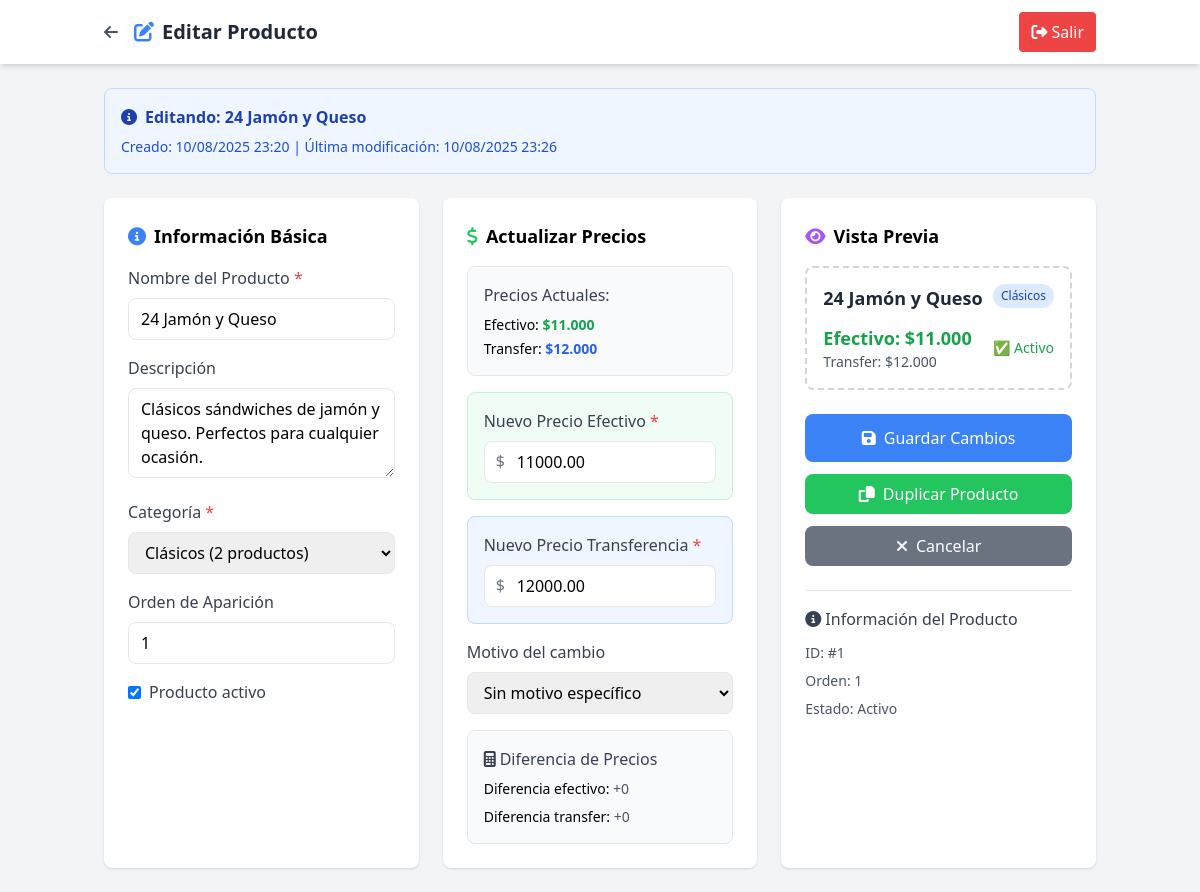
The app's page /admin/modules/productos/editar_producto.php?id=1 (signed in), older data.
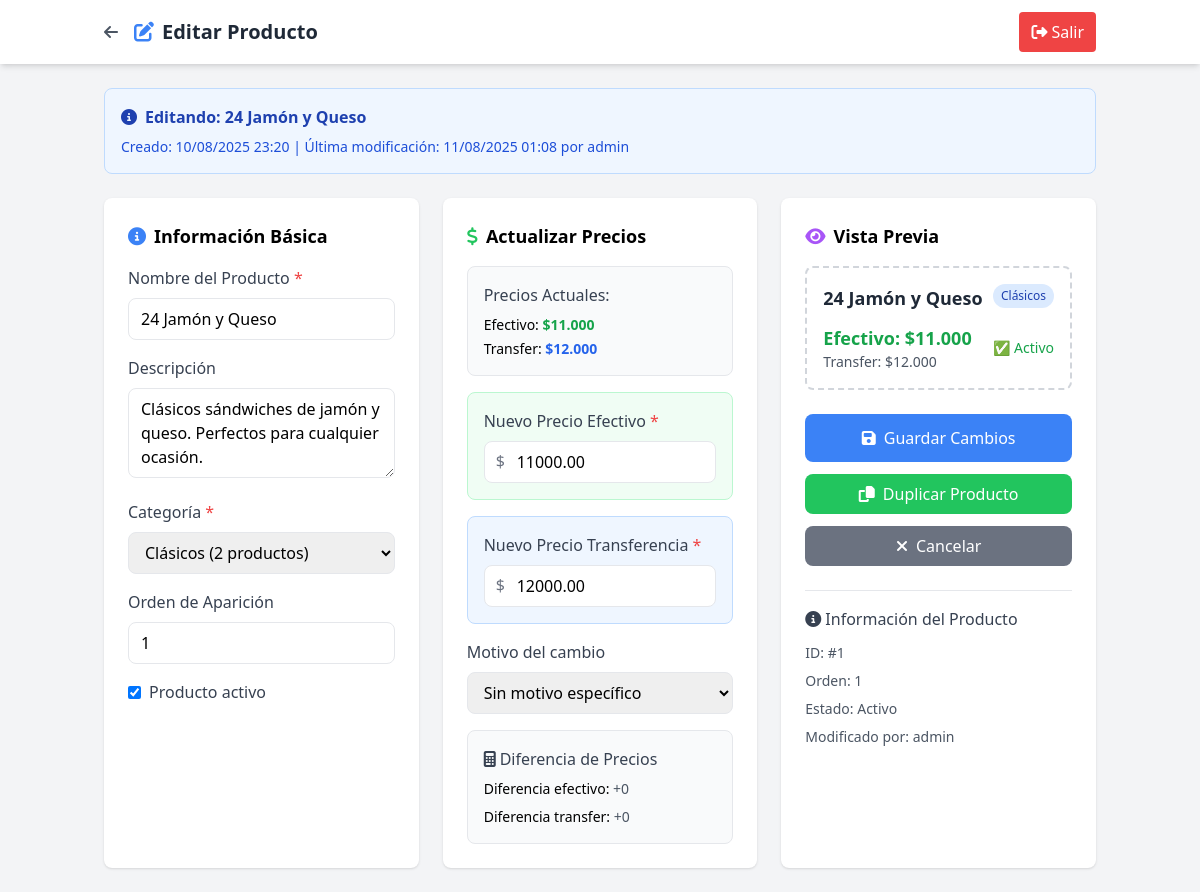
The same page, newer data.
### tables this page shows
CREATE TABLE `productos` (
  `id` int(11) NOT NULL,
  `nombre` varchar(100) NOT NULL,
  `precio_efectivo` decimal(10,2) NOT NULL,
  `precio_transferencia` decimal(10,2) NOT NULL,
  `activo` tinyint(1) DEFAULT 1,
  `categoria` varchar(50) DEFAULT 'Standard',
  `descripcion` text DEFAULT NULL,
  `imagen_url` varchar(255) DEFAULT NULL,
  `orden_mostrar` int(11) DEFAULT 0,
  `updated_by` varchar(100) DEFAULT NULL,
  `created_at` timestamp NULL DEFAULT current_timestamp(),
  `updated_at` timestamp NULL DEFAULT current_timestamp() ON UPDATE current_timestamp()
);

### admin/config.php (called while the page is built, shortened)
<?php
function formatPrice($price) {
    return '$' . number_format($price, 0, ',', '.');
}
?>

### admin/modules/productos/editar_producto.php (the view, shortened to what the changed rows need)
<?php
require_once '../../config.php';
$pdo = getConnection();
$producto_id = isset($_GET['id']) ? (int)$_GET['id'] : 0;
$stmt = $pdo->prepare("SELECT * FROM productos WHERE id = ?");
$stmt->execute([$producto_id]);
$producto = $stmt->fetch();
$categorias_existentes = $pdo->query("
    SELECT DISTINCT categoria, COUNT(*) as cantidad
    FROM productos
    WHERE categoria IS NOT NULL
    GROUP BY categoria
    ORDER BY categoria
")->fetchAll();
?>
<!DOCTYPE html>
<html lang="es">
<head>
    <script src="https://cdn.tailwindcss.com"></script>
    <link rel="stylesheet" href="https://cdnjs.cloudflare.com/ajax/libs/font-awesome/6.4.0/css/all.min.css">
</head>
<body class="bg-gray-100">
    <header class="bg-white shadow-md">
        <div class="container mx-auto px-4 py-3 flex justify-between items-center">
            <div class="flex items-center">
                <h1 class="text-xl font-bold text-gray-800">
                    <i class="fas fa-edit text-blue-500 mr-2"></i>Editar Producto
                </h1>
            </div>
        </div>
    </header>
    <main class="container mx-auto px-4 py-6">
        <div class="bg-blue-50 border border-blue-200 rounded-lg p-4 mb-6">
            <h3 class="font-semibold text-blue-800 mb-2">
                <i class="fas fa-info-circle mr-2"></i>Editando: <?= htmlspecialchars($producto['nombre']) ?>
            </h3>
            <p class="text-blue-700 text-sm">
                Creado: <?= date('d/m/Y H:i', strtotime($producto['created_at'])) ?>
                <?php if ($producto['updated_at'] != $producto['created_at']): ?>
                    | Última modificación: <?= date('d/m/Y H:i', strtotime($producto['updated_at'])) ?>
                    <?php if ($producto['updated_by']): ?>
                        por <?= htmlspecialchars($producto['updated_by']) ?>
                    <?php endif; ?>
                <?php endif; ?>
            </p>
        </div>
        <div class="grid grid-cols-1 lg:grid-cols-3 gap-6">
            <div class="bg-white rounded-lg shadow p-6">
                <form method="POST" id="productoForm">
                    <div class="space-y-4">
                        <div>
                            <label class="block text-gray-700 mb-2 font-medium">
                                Nombre del Producto <span class="text-red-500">*</span>
                            </label>
                            <input type="text" name="nombre" value="<?= htmlspecialchars($producto['nombre']) ?>"
                                   required maxlength="100"
                                   class="w-full px-3 py-2 border rounded-lg focus:ring-2 focus:ring-blue-500">
                        </div>
                        <div>
                            <label class="block text-gray-700 mb-2 font-medium">Descripción</label>
                            <textarea name="descripcion" rows="3" maxlength="500"
                                      class="w-full px-3 py-2 border rounded-lg focus:ring-2 focus:ring-blue-500"><?= htmlspecialchars($producto['descripcion'] ?: '') ?></textarea>
                        </div>
                        <div>
                            <div class="space-y-2">
                                <select name="categoria" id="categoria_select"
                                        class="w-full px-3 py-2 border rounded-lg focus:ring-2 focus:ring-blue-500">
                                    <?php foreach ($categorias_existentes as $cat): ?>
                                        <option value="<?= $cat['categoria'] ?>"
                                                <?= $producto['categoria'] === $cat['categoria'] ? 'selected' : '' ?>>
                                            <?= htmlspecialchars($cat['categoria']) ?> (<?= $cat['cantidad'] ?> productos)
                                        </option>
                                    <?php endforeach; ?>
                                </select>
                            </div>
                        </div>
                        <div>
                            <label class="block text-gray-700 mb-2 font-medium">Orden de Aparición</label>
                            <input type="number" name="orden_mostrar" value="<?= $producto['orden_mostrar'] ?>"
                                   min="0" step="10"
                                   class="w-full px-3 py-2 border rounded-lg focus:ring-2 focus:ring-blue-500">
                        </div>
                        <div>
                            <label class="flex items-center">
                                <input type="checkbox" name="activo" value="1"
                                       <?= $producto['activo'] ? 'checked' : '' ?>
                                       class="mr-2">
                                <span class="text-gray-700">Producto activo</span>
                            </label>
                        </div>
                    </div>
            </div>
            <div class="bg-white rounded-lg shadow p-6">
                <div class="space-y-4">
                    <div class="bg-gray-50 border border-gray-200 rounded-lg p-4">
                        <div class="space-y-1 text-sm">
                            <div>Efectivo: <span class="font-bold text-green-600"><?= formatPrice($producto['precio_efectivo']) ?></span></div>
                            <div>Transfer: <span class="font-bold text-blue-600"><?= formatPrice($producto['precio_transferencia']) ?></span></div>
                        </div>
                    </div>
                    <div class="bg-green-50 border border-green-200 rounded-lg p-4">
                        <div class="relative">
                            <span class="absolute left-3 top-2 text-gray-500">$</span>
                            <input type="number" name="precio_efectivo"
                                   value="<?= $producto['precio_efectivo'] ?>"
                                   required min="100" step="100" id="precio_efectivo"
                                   class="w-full pl-8 pr-4 py-2 border rounded-lg focus:ring-2 focus:ring-green-500">
                        </div>
                    </div>
                    <div class="bg-blue-50 border border-blue-200 rounded-lg p-4">
                        <div class="relative">
                            <span class="absolute left-3 top-2 text-gray-500">$</span>
                            <input type="number" name="precio_transferencia"
                                   value="<?= $producto['precio_transferencia'] ?>"
                                   required min="100" step="100" id="precio_transferencia"
                                   class="w-full pl-8 pr-4 py-2 border rounded-lg focus:ring-2 focus:ring-blue-500">
                        </div>
                    </div>
                </div>
            </div>
            <div class="bg-white rounded-lg shadow p-6">
                <div class="border-2 border-dashed border-gray-300 rounded-lg p-4 mb-6" id="producto_preview">
                    <div class="space-y-3">
                        <div class="flex justify-between items-start">
                            <h4 class="font-bold text-lg text-gray-800"><?= htmlspecialchars($producto['nombre']) ?></h4>
                            <span class="px-2 py-1 text-xs font-medium rounded-full bg-blue-100 text-blue-800">
                                <?= htmlspecialchars($producto['categoria'] ?: 'Sin categoría') ?>
                            </span>
                        </div>
                        <div class="flex justify-between items-center">
                            <div>
                                <div class="text-lg font-bold text-green-600">
                                    Efectivo: <?= formatPrice($producto['precio_efectivo']) ?>
                                </div>
                                <div class="text-sm text-gray-600">
                                    Transfer: <?= formatPrice($producto['precio_transferencia']) ?>
                                </div>
                            </div>
                        </div>
                    </div>
                </div>
                <div class="mt-6 pt-4 border-t">
                    <div class="space-y-2 text-sm text-gray-600">
                        <div>ID: #<?= $producto['id'] ?></div>
                        <div>Orden: <?= $producto['orden_mostrar'] ?></div>
                        <div>Estado: <?= $producto['activo'] ? 'Activo' : 'Inactivo' ?></div>
                        <?php if ($producto['updated_by']): ?>
                            <div>Modificado por: <?= htmlspecialchars($producto['updated_by']) ?></div>
                        <?php endif; ?>
                    </div>
                </div>
            </div>
        </div>
    </main>
</body>
</html>

Row changes from the older to the newer data that the page shows:
changed productos "24 Jamón y Queso": updated_at "10/08/2025 23:26" → "11/08/2025 01:08"; updated_by (not shown) → "admin"
Text that changed along with them:
text now shown: "por Modificado por:"
